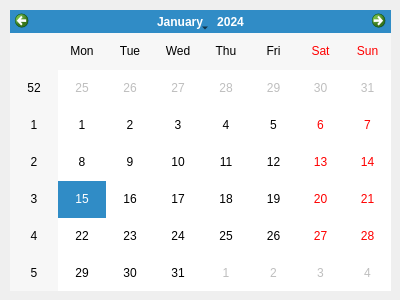
<?xml version="1.0" encoding="UTF-8"?>
<ui version="4.0">
 <class>Dialog</class>
 <widget class="QDialog" name="Dialog">
  <property name="geometry">
   <rect>
    <x>0</x>
    <y>0</y>
    <width>400</width>
    <height>300</height>
   </rect>
  </property>
  <property name="windowTitle">
   <string>Dialog</string>
  </property>
  <widget class="QCalendarWidget" name="calendario">
   <property name="geometry">
    <rect>
     <x>10</x>
     <y>10</y>
     <width>381</width>
     <height>281</height>
    </rect>
   </property>
  </widget>
 </widget>
 <resources/>
 <connections/>
</ui>
